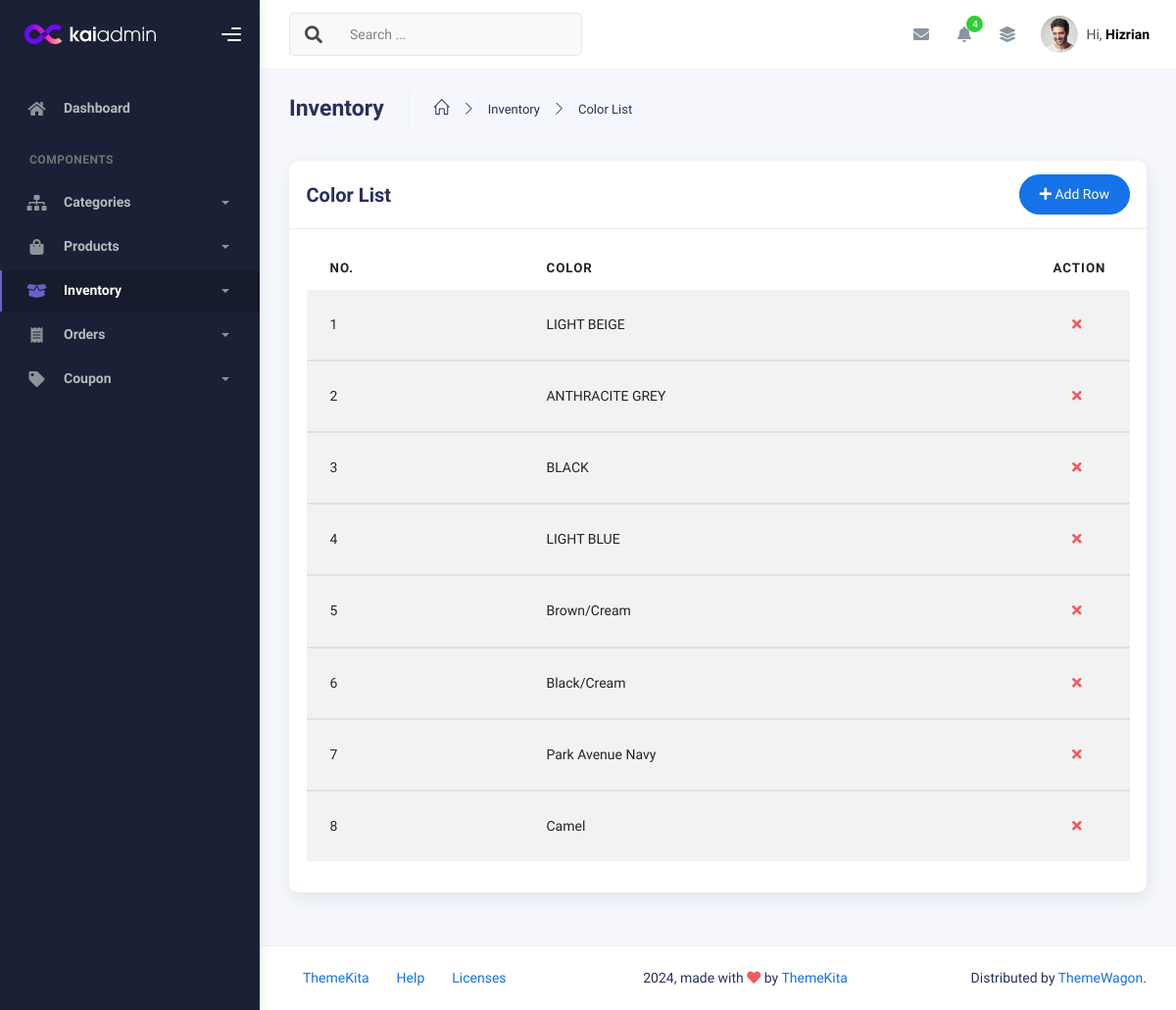
/liora_admin/color_list/, run on the app's committed database.
### products/models.py (models this page shows, shortened)
class Color(models.Model):
    name = models.CharField(max_length=50)
    hex_code = models.CharField(max_length=7, blank=True)

### admin_panel/views.py (the view)
# urls.py: path('color_list/', views.color_list, name='color_list'),
def color_list(request):
    colors = Color.objects.all()
    form = ColorForm()
    if request.method == 'POST':
        form = ColorForm(request.POST)
        if form.is_valid():
            form.save()
            return redirect('color_list')
    context = {
        'delete_url_name' : 'color_delete',
        'heading' : 'Color',
        'property' : colors,
        'form' : form,
    }
    return render(request,'inventory/property_list.html',context)

### admin_panel/forms.py
class ColorForm(forms.ModelForm):
    class Meta:
        model = Color
        fields = '__all__'
        widgets = {
            'hex_code' : forms.TextInput(attrs={
                'type' : 'color',
                'class' : 'form-control form-control-color',
                'style': 'height: 50px; width: 100%; padding: 0; border: 1px solid #ccc;; cursor: pointer;',
                'title': 'Choose your color'
            }),
            'name' : forms.TextInput(attrs={
                'class' : 'form-control',
                'placeholder' : 'Enter color name',
            })
        }
        labels = {
            'hex_code' : 'Choose Color'
        }

### products/templatetags/nav_tags.py (called while the page is built)
@register.simple_tag(takes_context=True)
def active_class(context, url_name):
    from django.urls import resolve
    try:
        return "active" if resolve(context['request'].path_info).url_name == url_name else ""
    except:
        return ""

### admin_panel/templates/inventory/property_list.html (shortened to what this page needs)
{% extends "admin/admin_layout.html" %}
  {% load static %}
  {% block admin_content %}
        <div class="container">
          <div class="page-inner">
            <div class="page-header">
              <h3 class="fw-bold mb-3">Inventory</h3>
              <ul class="breadcrumbs mb-3">
                <li class="nav-home">
                  <a href="#">
                    <i class="icon-home"></i>
                  </a>
                </li>
                <li class="separator">
                  <i class="icon-arrow-right"></i>
                </li>
                <li class="nav-item">
                  <a href="#">Inventory</a>
                </li>
                <li class="separator">
                  <i class="icon-arrow-right"></i>
                </li>
                <li class="nav-item">
                  <a href="#">{{heading}} List</a>
                </li>
              </ul>
            </div>
            <div class="row">
              <div class="col-md-12">
                <div class="card">
                  <div class="card-header">
                    <div class="d-flex align-items-center justify-content-between">
                      <h4 class="card-title">{{heading}} List</h4>
                      <button
                        type="button"
                        class="btn btn-primary btn-round ms-auto"
                        data-bs-toggle="modal"
                        data-bs-target="#addRowModal"
                      >
                        <i class="fa fa-plus"></i>
                        Add Row
                      </button>
                    </div>
                  </div>
                  <div class="card-body">
                    <div class="table-responsive">
                      <table
                        id="add-row"
                        class="display table table-striped table-hover"
                      >
                        <thead>
                          <tr>
                            <th>No.</th>
                            <th>{{heading}}</th>
                            <th style="width: 10%">Action</th>
                          </tr>
                        </thead>
                        {% for item in property%}
                        <tbody>
                          <tr>
                            <td>{{forloop.counter}}</td>
                            <td>
                              {{item.name}}
                            </td>
                            <td>
                              <div class="form-button-action">
                                <button
                                  type="button"
                                  data-bs-toggle="modal"
                                  class="btn btn-link btn-danger"
                                  data-original-title="Remove"
                                  data-bs-target="#deleteModal{{ item.id }}"
                                >
                                  <i class="fa fa-times"></i>
                                </button>
                              </div>
                            </td>
                          </tr>
                        </tbody>
                        {% endfor %}
                      </table>
                    </div>
                  </div>
                </div>
              </div>
            </div>
          </div>
        </div>
  {% endblock admin_content %}

### data on the page
Color: name "LIGHT BEIGE"
Color: name "ANTHRACITE GREY"
Color: name "BLACK"
Color: name "LIGHT BLUE"
Color: name "Brown/Cream"
Color: name "Black/Cream"
Color: name "Park Avenue Navy"
Color: name "Camel"

### other printed values
{{ heading }} "Color"
{{ heading }} "COLOR"
